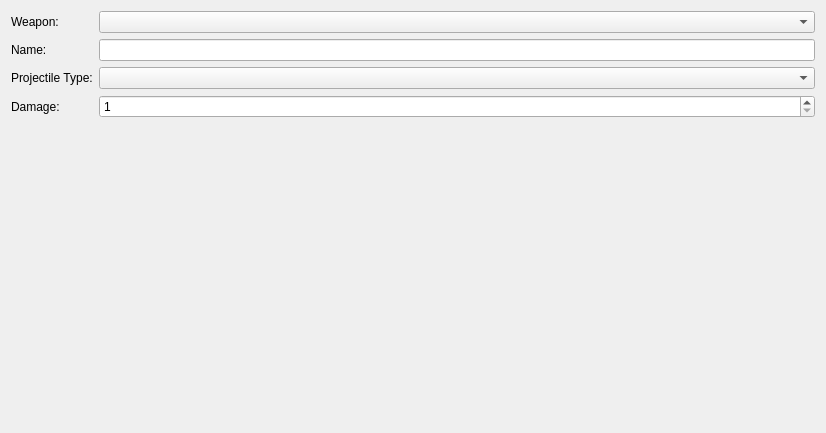
<?xml version="1.0" encoding="UTF-8"?>
<ui version="4.0">
 <class>weapon_edit</class>
 <widget class="QWidget" name="weapon_edit">
  <property name="geometry">
   <rect>
    <x>0</x>
    <y>0</y>
    <width>826</width>
    <height>433</height>
   </rect>
  </property>
  <property name="windowTitle">
   <string>Form</string>
  </property>
  <layout class="QGridLayout" name="gridLayout">
   <item row="0" column="0">
    <layout class="QGridLayout" name="gridLayout_7">
     <item row="0" column="0">
      <widget class="QLabel" name="label_20">
       <property name="text">
        <string>Weapon:</string>
       </property>
      </widget>
     </item>
     <item row="4" column="0">
      <spacer name="verticalSpacer_4">
       <property name="orientation">
        <enum>Qt::Vertical</enum>
       </property>
       <property name="sizeHint" stdset="0">
        <size>
         <width>20</width>
         <height>40</height>
        </size>
       </property>
      </spacer>
     </item>
     <item row="0" column="1">
      <widget class="QComboBox" name="weapon_select_combo"/>
     </item>
     <item row="1" column="0">
      <widget class="QLabel" name="label_21">
       <property name="text">
        <string>Name:</string>
       </property>
      </widget>
     </item>
     <item row="2" column="0">
      <widget class="QLabel" name="label_24">
       <property name="text">
        <string>Projectile Type:</string>
       </property>
      </widget>
     </item>
     <item row="2" column="1">
      <widget class="QComboBox" name="weapon_projectile_type"/>
     </item>
     <item row="1" column="1">
      <widget class="QLineEdit" name="weapon_name">
       <property name="maxLength">
        <number>30</number>
       </property>
      </widget>
     </item>
     <item row="3" column="0">
      <widget class="QLabel" name="label_25">
       <property name="text">
        <string>Damage:</string>
       </property>
      </widget>
     </item>
     <item row="3" column="1">
      <widget class="QSpinBox" name="weapon_damage">
       <property name="minimum">
        <number>1</number>
       </property>
      </widget>
     </item>
    </layout>
   </item>
  </layout>
 </widget>
 <resources/>
 <connections/>
</ui>
